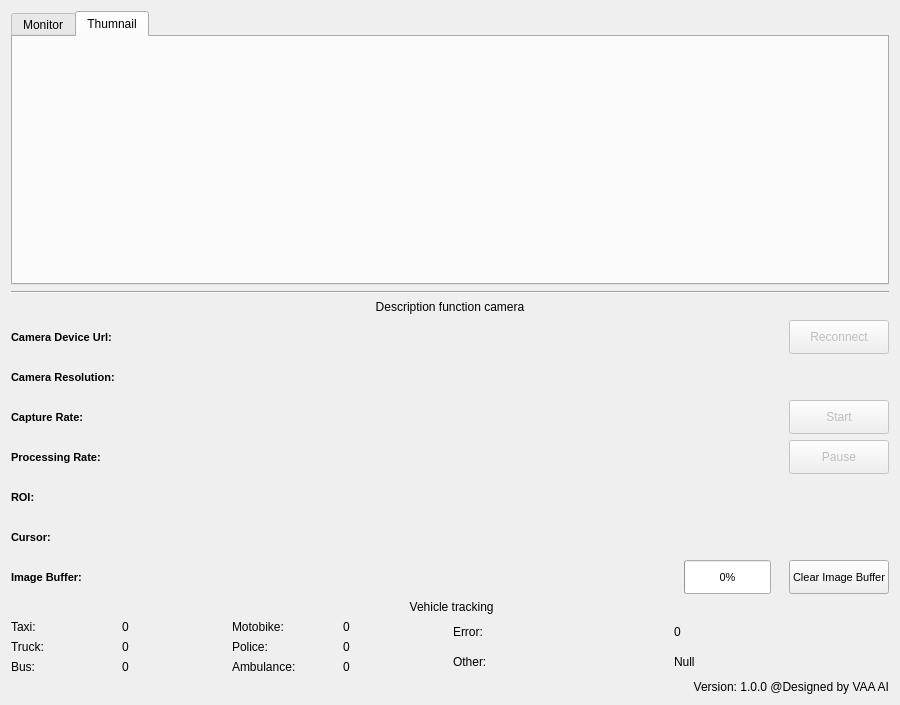
<?xml version="1.0" encoding="UTF-8"?>
<ui version="4.0">
 <class>CameraView</class>
 <widget class="QWidget" name="CameraView">
  <property name="geometry">
   <rect>
    <x>0</x>
    <y>0</y>
    <width>900</width>
    <height>705</height>
   </rect>
  </property>
  <property name="sizePolicy">
   <sizepolicy hsizetype="Minimum" vsizetype="Minimum">
    <horstretch>0</horstretch>
    <verstretch>0</verstretch>
   </sizepolicy>
  </property>
  <property name="windowTitle">
   <string>Monitor</string>
  </property>
  <layout class="QVBoxLayout" name="verticalLayout" stretch="0,0,0,0,0,0,0">
   <item>
    <widget class="QTabWidget" name="tabWidget">
     <property name="currentIndex">
      <number>1</number>
     </property>
     <widget class="QWidget" name="Monitor">
      <attribute name="title">
       <string>Monitor</string>
      </attribute>
      <layout class="QGridLayout" name="gridLayout_5">
       <item row="0" column="0">
        <widget class="FrameLabel" name="frameLabel">
         <property name="enabled">
          <bool>true</bool>
         </property>
         <property name="sizePolicy">
          <sizepolicy hsizetype="Ignored" vsizetype="Ignored">
           <horstretch>0</horstretch>
           <verstretch>0</verstretch>
          </sizepolicy>
         </property>
         <property name="mouseTracking">
          <bool>true</bool>
         </property>
         <property name="autoFillBackground">
          <bool>true</bool>
         </property>
         <property name="frameShape">
          <enum>QFrame::Box</enum>
         </property>
         <property name="alignment">
          <set>Qt::AlignCenter</set>
         </property>
        </widget>
       </item>
      </layout>
     </widget>
     <widget class="QWidget" name="Other">
      <attribute name="title">
       <string>Thumnail</string>
      </attribute>
     </widget>
    </widget>
   </item>
   <item>
    <widget class="Line" name="line">
     <property name="orientation">
      <enum>Qt::Horizontal</enum>
     </property>
    </widget>
   </item>
   <item>
    <widget class="QLabel" name="label_8">
     <property name="text">
      <string>Description function camera</string>
     </property>
     <property name="alignment">
      <set>Qt::AlignCenter</set>
     </property>
    </widget>
   </item>
   <item>
    <layout class="QGridLayout" name="gridLayout" columnstretch="1,0,0,0">
     <item row="4" column="0">
      <widget class="QLabel" name="label_3">
       <property name="sizePolicy">
        <sizepolicy hsizetype="MinimumExpanding" vsizetype="MinimumExpanding">
         <horstretch>0</horstretch>
         <verstretch>0</verstretch>
        </sizepolicy>
       </property>
       <property name="font">
        <font>
         <pointsize>8</pointsize>
         <weight>75</weight>
         <bold>true</bold>
        </font>
       </property>
       <property name="text">
        <string>Processing Rate:</string>
       </property>
      </widget>
     </item>
     <item row="2" column="1">
      <widget class="QLabel" name="cameraResolutionLabel">
       <property name="sizePolicy">
        <sizepolicy hsizetype="MinimumExpanding" vsizetype="MinimumExpanding">
         <horstretch>0</horstretch>
         <verstretch>0</verstretch>
        </sizepolicy>
       </property>
       <property name="font">
        <font>
         <pointsize>8</pointsize>
        </font>
       </property>
       <property name="alignment">
        <set>Qt::AlignLeading|Qt::AlignLeft|Qt::AlignVCenter</set>
       </property>
      </widget>
     </item>
     <item row="4" column="3">
      <widget class="QPushButton" name="pauseButton">
       <property name="enabled">
        <bool>false</bool>
       </property>
       <property name="sizePolicy">
        <sizepolicy hsizetype="MinimumExpanding" vsizetype="MinimumExpanding">
         <horstretch>0</horstretch>
         <verstretch>0</verstretch>
        </sizepolicy>
       </property>
       <property name="text">
        <string>Pause</string>
       </property>
      </widget>
     </item>
     <item row="6" column="0">
      <widget class="QLabel" name="label_7">
       <property name="sizePolicy">
        <sizepolicy hsizetype="MinimumExpanding" vsizetype="MinimumExpanding">
         <horstretch>0</horstretch>
         <verstretch>0</verstretch>
        </sizepolicy>
       </property>
       <property name="font">
        <font>
         <pointsize>8</pointsize>
         <weight>75</weight>
         <bold>true</bold>
        </font>
       </property>
       <property name="text">
        <string>Cursor:</string>
       </property>
      </widget>
     </item>
     <item row="7" column="3">
      <widget class="QPushButton" name="clearImageBufferButton">
       <property name="sizePolicy">
        <sizepolicy hsizetype="MinimumExpanding" vsizetype="MinimumExpanding">
         <horstretch>0</horstretch>
         <verstretch>0</verstretch>
        </sizepolicy>
       </property>
       <property name="font">
        <font>
         <pointsize>8</pointsize>
        </font>
       </property>
       <property name="text">
        <string>Clear Image Buffer</string>
       </property>
      </widget>
     </item>
     <item row="5" column="1">
      <widget class="QLabel" name="roiLabel">
       <property name="sizePolicy">
        <sizepolicy hsizetype="MinimumExpanding" vsizetype="MinimumExpanding">
         <horstretch>0</horstretch>
         <verstretch>0</verstretch>
        </sizepolicy>
       </property>
       <property name="font">
        <font>
         <pointsize>8</pointsize>
        </font>
       </property>
       <property name="text">
        <string/>
       </property>
      </widget>
     </item>
     <item row="7" column="1">
      <widget class="QProgressBar" name="imageBufferBar">
       <property name="sizePolicy">
        <sizepolicy hsizetype="MinimumExpanding" vsizetype="MinimumExpanding">
         <horstretch>0</horstretch>
         <verstretch>0</verstretch>
        </sizepolicy>
       </property>
       <property name="font">
        <font>
         <pointsize>8</pointsize>
        </font>
       </property>
       <property name="value">
        <number>0</number>
       </property>
      </widget>
     </item>
     <item row="3" column="1">
      <widget class="QLabel" name="captureRateLabel">
       <property name="enabled">
        <bool>true</bool>
       </property>
       <property name="sizePolicy">
        <sizepolicy hsizetype="MinimumExpanding" vsizetype="MinimumExpanding">
         <horstretch>0</horstretch>
         <verstretch>0</verstretch>
        </sizepolicy>
       </property>
       <property name="font">
        <font>
         <pointsize>8</pointsize>
        </font>
       </property>
       <property name="text">
        <string/>
       </property>
      </widget>
     </item>
     <item row="7" column="0">
      <widget class="QLabel" name="label_1">
       <property name="sizePolicy">
        <sizepolicy hsizetype="MinimumExpanding" vsizetype="MinimumExpanding">
         <horstretch>0</horstretch>
         <verstretch>0</verstretch>
        </sizepolicy>
       </property>
       <property name="font">
        <font>
         <pointsize>8</pointsize>
         <weight>75</weight>
         <bold>true</bold>
        </font>
       </property>
       <property name="text">
        <string>Image Buffer:</string>
       </property>
       <property name="alignment">
        <set>Qt::AlignLeading|Qt::AlignLeft|Qt::AlignVCenter</set>
       </property>
      </widget>
     </item>
     <item row="1" column="3">
      <widget class="QPushButton" name="reconnectButton">
       <property name="enabled">
        <bool>false</bool>
       </property>
       <property name="sizePolicy">
        <sizepolicy hsizetype="MinimumExpanding" vsizetype="MinimumExpanding">
         <horstretch>0</horstretch>
         <verstretch>0</verstretch>
        </sizepolicy>
       </property>
       <property name="text">
        <string>Reconnect</string>
       </property>
      </widget>
     </item>
     <item row="6" column="1">
      <widget class="QLabel" name="mouseCursorPosLabel">
       <property name="sizePolicy">
        <sizepolicy hsizetype="MinimumExpanding" vsizetype="MinimumExpanding">
         <horstretch>0</horstretch>
         <verstretch>0</verstretch>
        </sizepolicy>
       </property>
       <property name="font">
        <font>
         <pointsize>8</pointsize>
        </font>
       </property>
       <property name="text">
        <string/>
       </property>
      </widget>
     </item>
     <item row="3" column="0">
      <widget class="QLabel" name="label_2">
       <property name="sizePolicy">
        <sizepolicy hsizetype="MinimumExpanding" vsizetype="MinimumExpanding">
         <horstretch>0</horstretch>
         <verstretch>0</verstretch>
        </sizepolicy>
       </property>
       <property name="font">
        <font>
         <pointsize>8</pointsize>
         <weight>75</weight>
         <bold>true</bold>
        </font>
       </property>
       <property name="text">
        <string>Capture Rate:</string>
       </property>
       <property name="alignment">
        <set>Qt::AlignLeading|Qt::AlignLeft|Qt::AlignVCenter</set>
       </property>
      </widget>
     </item>
     <item row="7" column="2">
      <widget class="QLabel" name="imageBufferLabel">
       <property name="sizePolicy">
        <sizepolicy hsizetype="MinimumExpanding" vsizetype="MinimumExpanding">
         <horstretch>0</horstretch>
         <verstretch>0</verstretch>
        </sizepolicy>
       </property>
       <property name="font">
        <font>
         <pointsize>8</pointsize>
        </font>
       </property>
       <property name="text">
        <string/>
       </property>
       <property name="alignment">
        <set>Qt::AlignCenter</set>
       </property>
      </widget>
     </item>
     <item row="3" column="3">
      <widget class="QPushButton" name="startButton">
       <property name="enabled">
        <bool>false</bool>
       </property>
       <property name="sizePolicy">
        <sizepolicy hsizetype="MinimumExpanding" vsizetype="MinimumExpanding">
         <horstretch>0</horstretch>
         <verstretch>0</verstretch>
        </sizepolicy>
       </property>
       <property name="text">
        <string>Start</string>
       </property>
      </widget>
     </item>
     <item row="5" column="0">
      <widget class="QLabel" name="label_6">
       <property name="sizePolicy">
        <sizepolicy hsizetype="MinimumExpanding" vsizetype="MinimumExpanding">
         <horstretch>0</horstretch>
         <verstretch>0</verstretch>
        </sizepolicy>
       </property>
       <property name="font">
        <font>
         <pointsize>8</pointsize>
         <weight>75</weight>
         <bold>true</bold>
        </font>
       </property>
       <property name="text">
        <string>ROI:</string>
       </property>
      </widget>
     </item>
     <item row="4" column="1">
      <widget class="QLabel" name="processingRateLabel">
       <property name="sizePolicy">
        <sizepolicy hsizetype="MinimumExpanding" vsizetype="MinimumExpanding">
         <horstretch>0</horstretch>
         <verstretch>0</verstretch>
        </sizepolicy>
       </property>
       <property name="font">
        <font>
         <pointsize>8</pointsize>
        </font>
       </property>
       <property name="text">
        <string/>
       </property>
      </widget>
     </item>
     <item row="3" column="2">
      <widget class="QLabel" name="nFramesCapturedLabel">
       <property name="sizePolicy">
        <sizepolicy hsizetype="MinimumExpanding" vsizetype="MinimumExpanding">
         <horstretch>0</horstretch>
         <verstretch>0</verstretch>
        </sizepolicy>
       </property>
       <property name="font">
        <font>
         <pointsize>8</pointsize>
        </font>
       </property>
       <property name="text">
        <string/>
       </property>
       <property name="alignment">
        <set>Qt::AlignCenter</set>
       </property>
      </widget>
     </item>
     <item row="2" column="0">
      <widget class="QLabel" name="label_5">
       <property name="sizePolicy">
        <sizepolicy hsizetype="MinimumExpanding" vsizetype="MinimumExpanding">
         <horstretch>0</horstretch>
         <verstretch>0</verstretch>
        </sizepolicy>
       </property>
       <property name="font">
        <font>
         <pointsize>8</pointsize>
         <weight>75</weight>
         <bold>true</bold>
        </font>
       </property>
       <property name="text">
        <string>Camera Resolution:</string>
       </property>
       <property name="alignment">
        <set>Qt::AlignLeading|Qt::AlignLeft|Qt::AlignVCenter</set>
       </property>
      </widget>
     </item>
     <item row="1" column="1">
      <widget class="QLabel" name="deviceUrlLabel">
       <property name="sizePolicy">
        <sizepolicy hsizetype="MinimumExpanding" vsizetype="MinimumExpanding">
         <horstretch>0</horstretch>
         <verstretch>0</verstretch>
        </sizepolicy>
       </property>
       <property name="font">
        <font>
         <pointsize>8</pointsize>
        </font>
       </property>
       <property name="alignment">
        <set>Qt::AlignLeading|Qt::AlignLeft|Qt::AlignVCenter</set>
       </property>
      </widget>
     </item>
     <item row="4" column="2">
      <widget class="QLabel" name="nFramesProcessedLabel">
       <property name="sizePolicy">
        <sizepolicy hsizetype="MinimumExpanding" vsizetype="MinimumExpanding">
         <horstretch>0</horstretch>
         <verstretch>0</verstretch>
        </sizepolicy>
       </property>
       <property name="font">
        <font>
         <pointsize>8</pointsize>
        </font>
       </property>
       <property name="text">
        <string/>
       </property>
       <property name="alignment">
        <set>Qt::AlignCenter</set>
       </property>
      </widget>
     </item>
     <item row="1" column="0">
      <widget class="QLabel" name="label_4">
       <property name="sizePolicy">
        <sizepolicy hsizetype="MinimumExpanding" vsizetype="MinimumExpanding">
         <horstretch>0</horstretch>
         <verstretch>0</verstretch>
        </sizepolicy>
       </property>
       <property name="font">
        <font>
         <pointsize>8</pointsize>
         <weight>75</weight>
         <bold>true</bold>
        </font>
       </property>
       <property name="text">
        <string>Camera Device Url:</string>
       </property>
       <property name="alignment">
        <set>Qt::AlignLeading|Qt::AlignLeft|Qt::AlignVCenter</set>
       </property>
      </widget>
     </item>
    </layout>
   </item>
   <item>
    <widget class="QLabel" name="label">
     <property name="text">
      <string> Vehicle tracking</string>
     </property>
     <property name="alignment">
      <set>Qt::AlignCenter</set>
     </property>
    </widget>
   </item>
   <item>
    <layout class="QHBoxLayout" name="horizontalLayout_2">
     <item>
      <layout class="QGridLayout" name="gridLayout_3">
       <item row="0" column="0">
        <widget class="QLabel" name="label_9">
         <property name="text">
          <string>Taxi:</string>
         </property>
        </widget>
       </item>
       <item row="1" column="1">
        <widget class="QLabel" name="label_15">
         <property name="text">
          <string>0</string>
         </property>
        </widget>
       </item>
       <item row="2" column="1">
        <widget class="QLabel" name="label_16">
         <property name="text">
          <string>0</string>
         </property>
        </widget>
       </item>
       <item row="0" column="2">
        <widget class="QLabel" name="label_17">
         <property name="text">
          <string>Motobike:</string>
         </property>
        </widget>
       </item>
       <item row="0" column="1">
        <widget class="QLabel" name="label_14">
         <property name="text">
          <string>0</string>
         </property>
        </widget>
       </item>
       <item row="1" column="0">
        <widget class="QLabel" name="label_13">
         <property name="text">
          <string>Truck:</string>
         </property>
        </widget>
       </item>
       <item row="2" column="0">
        <widget class="QLabel" name="label_10">
         <property name="text">
          <string>Bus:</string>
         </property>
        </widget>
       </item>
       <item row="0" column="3">
        <widget class="QLabel" name="label_18">
         <property name="text">
          <string>0</string>
         </property>
        </widget>
       </item>
       <item row="1" column="2">
        <widget class="QLabel" name="label_19">
         <property name="text">
          <string>Police:</string>
         </property>
        </widget>
       </item>
       <item row="2" column="2">
        <widget class="QLabel" name="label_20">
         <property name="text">
          <string>Ambulance:</string>
         </property>
        </widget>
       </item>
       <item row="1" column="3">
        <widget class="QLabel" name="label_21">
         <property name="text">
          <string>0</string>
         </property>
        </widget>
       </item>
       <item row="2" column="3">
        <widget class="QLabel" name="label_22">
         <property name="text">
          <string>0</string>
         </property>
        </widget>
       </item>
      </layout>
     </item>
     <item>
      <layout class="QGridLayout" name="gridLayout_4">
       <item row="1" column="0">
        <widget class="QLabel" name="label_12">
         <property name="text">
          <string>Other:</string>
         </property>
        </widget>
       </item>
       <item row="0" column="0">
        <widget class="QLabel" name="label_11">
         <property name="text">
          <string>Error: </string>
         </property>
        </widget>
       </item>
       <item row="0" column="1">
        <widget class="QLabel" name="label_23">
         <property name="text">
          <string>0</string>
         </property>
        </widget>
       </item>
       <item row="1" column="1">
        <widget class="QLabel" name="label_24">
         <property name="text">
          <string>Null</string>
         </property>
        </widget>
       </item>
      </layout>
     </item>
    </layout>
   </item>
   <item>
    <widget class="QLabel" name="Version">
     <property name="text">
      <string>Version: 1.0.0 @Designed by VAA AI</string>
     </property>
     <property name="alignment">
      <set>Qt::AlignRight|Qt::AlignTrailing|Qt::AlignVCenter</set>
     </property>
    </widget>
   </item>
  </layout>
 </widget>
 <customwidgets>
  <customwidget>
   <class>FrameLabel</class>
   <extends>QLabel</extends>
   <header>FrameLabel.h</header>
  </customwidget>
 </customwidgets>
 <resources/>
 <connections/>
</ui>
